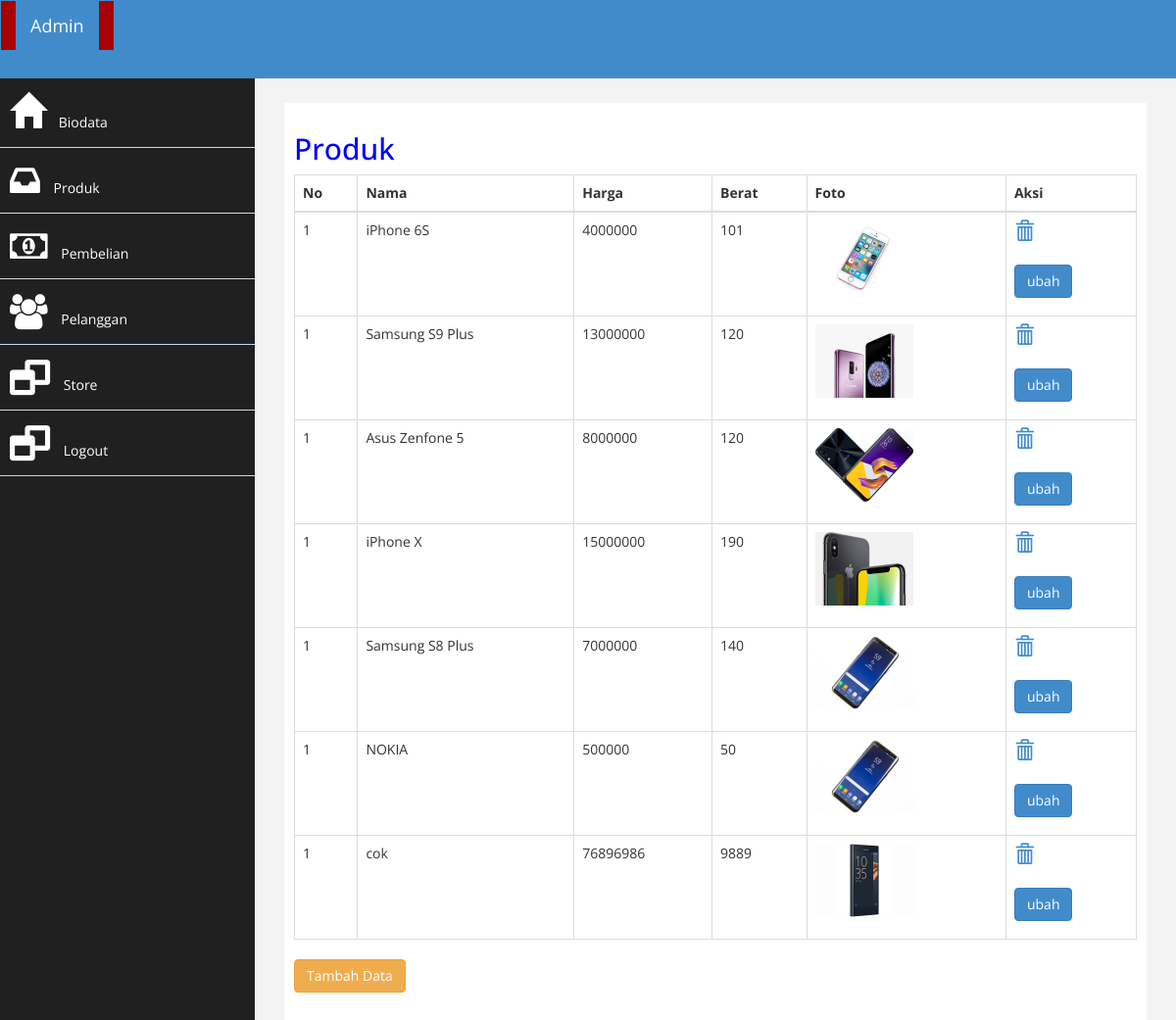
The page /admin/index.php?halaman=produk on the database its author committed.
### tables this page shows
CREATE TABLE IF NOT EXISTS `produk` (
`id_produk` int(11) NOT NULL,
  `nama_produk` varchar(100) NOT NULL,
  `harga_produk` int(11) NOT NULL,
  `berat_produk` int(11) NOT NULL,
  `foto_produk` varchar(100) NOT NULL,
  `deskripsi_produk` text NOT NULL
);

### admin/produk.php (the view)
<h2>Produk</h2>
<table class="table table-bordered">
	<thead>
		<tr>
			<th>No</th>
			<th>Nama</th>
			<th>Harga</th>
			<th>Berat</th>
			<th>Foto</th>
			<th>Aksi</th>
		</tr>
	</thead>
	<tbody>
		<?php $nomor=1;?>
		<?php $ambil=$koneksi->query("SELECT * FROM produk"); ?>
		<?php while($pecah = $ambil->fetch_assoc()){ ?>
		<tr>
			<td><?php echo $nomor; ?></td>
			<td><?php echo $pecah['nama_produk']; ?></td>
			<td><?php echo $pecah['harga_produk']; ?></td>
			<td><?php echo $pecah['berat_produk']; ?></td>
			<td>
				<img src="../foto_produk/<?php echo $pecah['foto_produk'];?>" width="100">
			</td>
			<td>
				<a href="index.php?halaman=hapusproduk&id=<?php echo $pecah['id_produk']; ?>"><i class="glyphicon glyphicon-trash" style="font-size:20px"></i></a><p>
				<a href="index.php?halaman=ubahproduk&id=<?php echo $pecah['id_produk']; ?>" class="btn btn-primary">ubah</a>
			 </td>
		</tr>
	<?php } ?>
	</tbody>
</table>
<a href="index.php?halaman=tambahproduk" class="btn btn-warning">Tambah Data</a>

### admin/assets/css/custom.css (style rules this page uses)
body { font-family: 'Open Sans', sans-serif; }
h2 { color: blue; }
p { font-size:16px; line-height:25px; padding-top:20px; }

### rows shown on the page
produk: nama_produk "iPhone 6S", harga_produk "4000000", berat_produk "101", foto_produk (picture)
produk: nama_produk "Samsung S9 Plus", harga_produk "13000000", berat_produk "120", foto_produk (picture)
produk: nama_produk "Asus Zenfone 5", harga_produk "8000000", berat_produk "120", foto_produk (picture)
produk: nama_produk "iPhone X", harga_produk "15000000", berat_produk "190", foto_produk (picture)
produk: nama_produk "Samsung S8 Plus", harga_produk "7000000", berat_produk "140", foto_produk (picture)
produk: nama_produk "NOKIA", harga_produk "500000", berat_produk "50", foto_produk (picture)
produk: nama_produk "cok", harga_produk "76896986", berat_produk "9889", foto_produk (picture)
